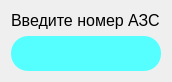
<?xml version="1.0" encoding="UTF-8"?>
<ui version="4.0">
 <class>SearchForm</class>
 <widget class="QWidget" name="SearchForm">
  <property name="geometry">
   <rect>
    <x>0</x>
    <y>0</y>
    <width>168</width>
    <height>80</height>
   </rect>
  </property>
  <property name="font">
   <font>
    <pointsize>9</pointsize>
   </font>
  </property>
  <property name="windowTitle">
   <string>Form</string>
  </property>
  <layout class="QGridLayout" name="gridLayout">
   <item row="1" column="0">
    <widget class="QLineEdit" name="lineEditSearch">
     <property name="sizePolicy">
      <sizepolicy hsizetype="Expanding" vsizetype="Expanding">
       <horstretch>0</horstretch>
       <verstretch>0</verstretch>
      </sizepolicy>
     </property>
     <property name="minimumSize">
      <size>
       <width>150</width>
       <height>35</height>
      </size>
     </property>
     <property name="maximumSize">
      <size>
       <width>150</width>
       <height>35</height>
      </size>
     </property>
     <property name="font">
      <font>
       <pointsize>12</pointsize>
      </font>
     </property>
     <property name="styleSheet">
      <string notr="true">QLineEdit {
	border: 2px sold rgb(39, 39, 39);
	border-radius: 17px;
	padding-left: 20px;
	padding-right: 20px;
background-color: rgb(85, 255, 255);
}
</string>
     </property>
     <property name="maxLength">
      <number>5</number>
     </property>
     <property name="alignment">
      <set>Qt::AlignCenter</set>
     </property>
     <property name="placeholderText">
      <string/>
     </property>
     <property name="clearButtonEnabled">
      <bool>true</bool>
     </property>
    </widget>
   </item>
   <item row="0" column="0" alignment="Qt::AlignHCenter">
    <widget class="QLabel" name="label_2">
     <property name="font">
      <font>
       <pointsize>12</pointsize>
      </font>
     </property>
     <property name="autoFillBackground">
      <bool>false</bool>
     </property>
     <property name="text">
      <string>Введите номер АЗС</string>
     </property>
    </widget>
   </item>
  </layout>
 </widget>
 <resources/>
 <connections/>
</ui>
